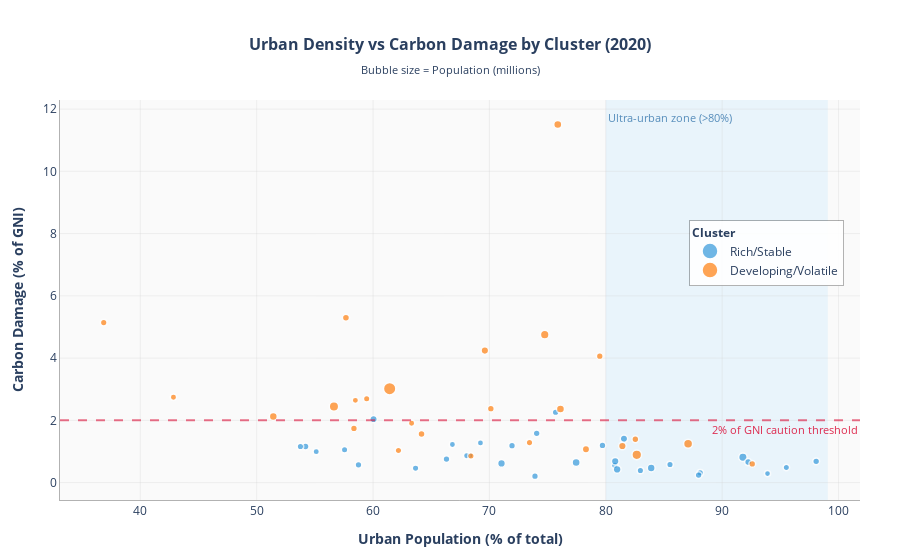

Notebook source saved alongside this figure:
### Code cell
latest_year = int(df['Year'].max())
scatter_df = (
    df[df['Year'] == latest_year]
      .dropna(subset=[
          'urban_pop_perc',
          'Adjusted savings: carbon dioxide damage (% of GNI)',
          'total_pop',
          'Cluster_Label'
      ])
      .copy()
 )
indicator = 'Adjusted savings: carbon dioxide damage (% of GNI)'
scatter_df['Population (millions)'] = scatter_df['total_pop'] / 1e6
size_scale = np.sqrt(scatter_df['Population (millions)'])
size_reference = size_scale.max() if size_scale.max() > 0 else 1
marker_sizes = 18 + 60 * (size_scale / size_reference)
high_density_mask = scatter_df['urban_pop_perc'] >= 80

# Cluster-specific color mapping
cluster_colors = {'Rich/Stable': '#3498db', 'Developing/Volatile': '#ff7f0e'}

fig_scatter = go.Figure()

# Add shaded zone for ultra-urban countries (>80%)
if high_density_mask.any():
    max_urban = scatter_df['urban_pop_perc'].max()
    fig_scatter.add_vrect(
        x0=80,
        x1=max_urban + 1,
        fillcolor='rgba(135, 206, 250, 0.15)',
        layer='below',
        line_width=0,
        annotation_text="Ultra-urban zone (>80%)",
        annotation_position="top left",
        annotation=dict(
            font=dict(size=11, color='rgba(70,130,180,0.9)'),
            showarrow=False,
            y=0.98
        )
    )

# Add scatter points by cluster for proper legend
for cluster in ['Rich/Stable', 'Developing/Volatile']:
    cluster_data = scatter_df[scatter_df['Cluster_Label'] == cluster]
    fig_scatter.add_trace(go.Scatter(
        x=cluster_data['urban_pop_perc'],
        y=cluster_data[indicator],
        mode='markers',
        name=cluster,
        text=cluster_data['Country'],
        customdata=np.column_stack((cluster_data['Population (millions)'],)),
        marker=dict(
            size=[18 + 60 * (np.sqrt(pop) / size_reference) for pop in cluster_data['Population (millions)']],
            sizemode='area',
            color=cluster_colors[cluster],
            opacity=0.7,
            line=dict(width=1.5, color='white')
        ),
        hovertemplate=("<b>%{text}</b><br>Urban: %{x:.1f}%"
                      "<br>Carbon damage: %{y:.2f}% of GNI"
                      "<br>Population: %{customdata[0]:.1f}M"
                      "<extra></extra>")
    ))

# Add horizontal reference line at 2% caution threshold
fig_scatter.add_hline(
    y=2.0,
    line_dash='dash',
    line_color='rgba(220,20,60,0.6)',
    line_width=2,
    annotation_text='2% of GNI caution threshold',
    annotation_position='bottom right',
    annotation_font=dict(size=11, color='rgba(220,20,60,0.9)')
 )

fig_scatter.update_layout(
    title=dict(
        text=f'<b>Urban Density vs Carbon Damage by Cluster ({latest_year})</b><br><sub>Bubble size = Population (millions)</sub>',
        x=0.5,
        xanchor='center',
        font=dict(size=16)
    ),
    xaxis=dict(
        title='<b>Urban Population (% of total)</b>',
        gridcolor='rgba(210,210,210,0.3)',
        zeroline=False,
        showline=True,
        linewidth=1,
        linecolor='rgba(0,0,0,0.3)'
    ),
    yaxis=dict(
        title='<b>Carbon Damage (% of GNI)</b>',
        gridcolor='rgba(210,210,210,0.3)',
        zeroline=False,
        showline=True,
        linewidth=1,
        linecolor='rgba(0,0,0,0.3)'
    ),
    hovermode='closest',
    plot_bgcolor='rgba(250,250,250,0.95)',
    paper_bgcolor='white',
    font=dict(size=12),
    margin=dict(l=60, r=40, t=100, b=60),
    showlegend=True,
    legend=dict(
        title=dict(text='<b>Cluster</b>', font=dict(size=12)),
        orientation='v',
        yanchor='top',
        y=0.7,
        xanchor='right',
        x=0.98,
        bgcolor='rgba(255,255,255,0.9)',
        bordercolor='rgba(0,0,0,0.3)',
        borderwidth=1
    )
 )
fig_scatter.show()

# Calculate and display statistics
low_damage_share = (scatter_df.loc[high_density_mask, indicator] <= 2).mean() if high_density_mask.any() else np.nan
ultra_urban_count = high_density_mask.sum()
rich_ultra = scatter_df[high_density_mask & (scatter_df['Cluster_Label'] == 'Rich/Stable')]
dev_ultra = scatter_df[high_density_mask & (scatter_df['Cluster_Label'] == 'Developing/Volatile')]

print(f"\n{'='*75}")
print(f"📊 ULTRA-URBAN COUNTRIES ANALYSIS (>80% urbanization) — {latest_year}")
print(f"{'='*75}")
if not np.isnan(low_damage_share):
    print(f"Total ultra-urban countries: {ultra_urban_count}")
    print(f"  • Rich/Stable: {len(rich_ultra)} countries")
    print(f"  • Developing/Volatile: {len(dev_ultra)} countries")
    print(f"\n{low_damage_share:.0%} keep carbon damage below 2% of GNI threshold")
    print(f"\nAverage carbon damage:")
    print(f"  • Rich/Stable (ultra-urban): {rich_ultra[indicator].mean():.2f}% of GNI")
    print(f"  • Developing/Volatile (ultra-urban): {dev_ultra[indicator].mean():.2f}% of GNI")
    print(f"\n✓ Evidence: Institutional capacity enables dense cities to minimize carbon costs.")
else:
    print('No countries exceed the 80% urbanization threshold in the latest year.')
print(f"{'='*75}\n")

### Figure 1 — Plotly figure (JSON) as saved in the notebook; plotly's stock layout.template omitted (floating-point values rounded to 4 significant figures)
{"data": [{"customdata": [[8.917], [11.54], [6.934], [38.03], [5.034], [3.914], [1.302], [10.7], [5.831], [1.33], [5.53], [67.6], [83.16], [10.7], [9.75], [0.3665], [4.985], [59.44], [126.3], [1.9], [2.795], [17.44], [5.379], [37.9], [10.3], [19.27], [5.459], [2.102], [47.37], [10.35], [8.638], [67.08], [3.399]], "hovertemplate": "<b>%{text}</b><br>Urban: %{x:.1f}%<br>Carbon damage: %{y:.2f}% of GNI<br>Population: %{customdata[0]:.1f}M<extra></extra>", "marker": {"color": "#3498db", "line": {"color": "white", "width": 1.5}, "opacity": 0.7, "size": [22.77, 23.43, 22.21, 27.85, 21.58, 21.16, 19.82, 23.22, 21.86, 19.84, 21.76, 31.13, 32.57, 23.22, 22.99, 18.97, 21.57, 30.31, 35.95, 20.2, 20.67, 24.67, 21.7, 27.83, 23.13, 25.01, 21.73, 20.32, 28.99, 23.14, 22.69, 31.08, 20.94], "sizemode": "area"}, "mode": "markers", "name": "Rich/Stable", "text": ["Austria", "Belgium", "Bulgaria", "Canada", "Costa Rica", "Croatia", "Cyprus", "Czechia", "Denmark", "Estonia", "Finland", "France", "Germany", "Greece", "Hungary", "Iceland", "Ireland", "Italy", "Japan", "Latvia", "Lithuania", "Netherlands", "Norway", "Poland", "Portugal", "Romania", "Slovak Republic", "Slovenia", "Spain", "Sweden", "Switzerland", "United Kingdom", "Uruguay"], "type": "scatter", "x": [58.75, 98.08, 75.69, 81.56, 80.77, 57.55, 66.82, 74.06, 88.12, 69.23, 85.52, 80.97, 77.45, 79.72, 71.94, 93.9, 63.65, 71.04, 91.78, 68.31, 68.05, 92.24, 82.97, 60.04, 66.31, 54.19, 53.76, 55.12, 80.81, 87.98, 73.92, 83.9, 95.52], "y": [0.5706, 0.6841, 2.261, 1.41, 0.5587, 1.052, 1.225, 1.582, 0.3147, 1.274, 0.58, 0.425, 0.6485, 1.195, 1.185, 0.2889, 0.4642, 0.6173, 0.8175, 0.8673, 0.861, 0.6583, 0.3896, 2.039, 0.7575, 1.16, 1.162, 0.9938, 0.6857, 0.2424, 0.2047, 0.4678, 0.4886]}, {"customdata": [[2.962], [9.38], [11.82], [208.7], [1411.0], [50.63], [11.01], [17.55], [6.235], [3.723], [10.12], [274.8], [87.72], [9.215], [19.48], [6.727], [2.635], [1.856], [4.293], [6.604], [32.84], [145.2], [71.64], [83.38], [44.68], [331.5]], "hovertemplate": "<b>%{text}</b><br>Urban: %{x:.1f}%<br>Carbon damage: %{y:.2f}% of GNI<br>Population: %{customdata[0]:.1f}M<extra></extra>", "marker": {"color": "#ff7f0e", "line": {"color": "white", "width": 1.5}, "opacity": 0.7, "size": [20.75, 22.89, 23.49, 41.07, 78, 29.37, 23.3, 24.69, 21.99, 21.08, 23.08, 44.48, 32.96, 22.85, 25.05, 22.14, 20.59, 20.18, 21.31, 22.1, 27.15, 37.25, 31.52, 32.59, 28.68, 47.08], "sizemode": "area"}, "mode": "markers", "name": "Developing/Volatile", "text": ["Armenia", "Belarus", "Bolivia", "Brazil", "China", "Colombia", "Dominican Republic", "Ecuador", "El Salvador", "Georgia", "Honduras", "Indonesia", "Iran", "Israel", "Kazakhstan", "Kyrgyz Republic", "Moldova", "North Macedonia", "Panama", "Paraguay", "Peru", "Russian Federation", "Thailand", "Turkiye", "Ukraine", "United States"], "type": "scatter", "x": [63.31, 79.48, 70.12, 87.07, 61.43, 81.42, 82.54, 64.17, 73.44, 59.45, 58.36, 56.64, 75.87, 92.59, 57.67, 36.86, 42.85, 58.48, 68.41, 62.18, 78.3, 74.75, 51.43, 76.11, 69.61, 82.66], "y": [1.905, 4.063, 2.376, 1.247, 3.016, 1.175, 1.393, 1.562, 1.284, 2.695, 1.741, 2.445, 11.5, 0.6001, 5.298, 5.141, 2.741, 2.643, 0.852, 1.032, 1.072, 4.753, 2.126, 2.364, 4.241, 0.893]}], "layout": {"annotations": [{"font": {"color": "rgba(70,130,180,0.9)", "size": 11}, "showarrow": false, "text": "Ultra-urban zone (>80%)", "x": 80, "xanchor": "left", "xref": "x", "y": 0.98, "yanchor": "top", "yref": "y domain"}, {"font": {"color": "rgba(220,20,60,0.9)", "size": 11}, "showarrow": false, "text": "2% of GNI caution threshold", "x": 1, "xanchor": "right", "xref": "x domain", "y": 2, "yanchor": "top", "yref": "y"}], "font": {"size": 12}, "hovermode": "closest", "legend": {"bgcolor": "rgba(255,255,255,0.9)", "bordercolor": "rgba(0,0,0,0.3)", "borderwidth": 1, "orientation": "v", "title": {"font": {"size": 12}, "text": "<b>Cluster</b>"}, "x": 0.98, "xanchor": "right", "y": 0.7, "yanchor": "top"}, "margin": {"b": 60, "l": 60, "r": 40, "t": 100}, "paper_bgcolor": "white", "plot_bgcolor": "rgba(250,250,250,0.95)", "shapes": [{"fillcolor": "rgba(135, 206, 250, 0.15)", "layer": "below", "line": {"width": 0}, "type": "rect", "x0": 80, "x1": 99.08, "xref": "x", "y0": 0, "y1": 1, "yref": "y domain"}, {"line": {"color": "rgba(220,20,60,0.6)", "dash": "dash", "width": 2}, "type": "line", "x0": 0, "x1": 1, "xref": "x domain", "y0": 2, "y1": 2, "yref": "y"}], "showlegend": true, "title": {"font": {"size": 16}, "text": "<b>Urban Density vs Carbon Damage by Cluster (2020)</b><br><sub>Bubble size = Population (millions)</sub>", "x": 0.5, "xanchor": "center"}, "xaxis": {"gridcolor": "rgba(210,210,210,0.3)", "linecolor": "rgba(0,0,0,0.3)", "linewidth": 1, "showline": true, "title": {"text": "<b>Urban Population (% of total)</b>"}, "zeroline": false}, "yaxis": {"gridcolor": "rgba(210,210,210,0.3)", "linecolor": "rgba(0,0,0,0.3)", "linewidth": 1, "showline": true, "title": {"text": "<b>Carbon Damage (% of GNI)</b>"}, "zeroline": false}}}
